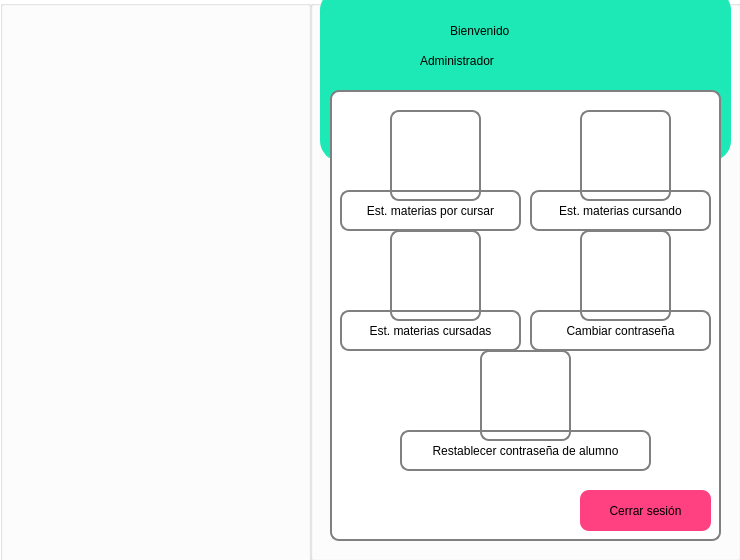
<?xml version="1.0" encoding="UTF-8"?>
<ui version="4.0">
 <class>administrador</class>
 <widget class="QDialog" name="administrador">
  <property name="geometry">
   <rect>
    <x>0</x>
    <y>0</y>
    <width>740</width>
    <height>560</height>
   </rect>
  </property>
  <property name="windowTitle">
   <string>Dialog</string>
  </property>
  <property name="windowIcon">
   <iconset resource="SRC.qrc">
    <normaloff>:/Images/1490820813-6_82408.png</normaloff>:/Images/1490820813-6_82408.png</iconset>
  </property>
  <property name="styleSheet">
   <string notr="true">background-color: rgb(255, 255, 255);</string>
  </property>
  <widget class="QGroupBox" name="groupBox_2">
   <property name="geometry">
    <rect>
     <x>310</x>
     <y>0</y>
     <width>431</width>
     <height>561</height>
    </rect>
   </property>
   <property name="styleSheet">
    <string notr="true">background-color: rgb(255, 255, 255);</string>
   </property>
   <property name="title">
    <string/>
   </property>
   <widget class="QLabel" name="label">
    <property name="geometry">
     <rect>
      <x>140</x>
      <y>10</y>
      <width>171</width>
      <height>41</height>
     </rect>
    </property>
    <property name="styleSheet">
     <string notr="true">font: 75 25pt &quot;Berlin Sans FB Demi&quot;;
background:transparent;

</string>
    </property>
    <property name="text">
     <string>Bienvenido </string>
    </property>
   </widget>
   <widget class="QLabel" name="label_3">
    <property name="geometry">
     <rect>
      <x>10</x>
      <y>0</y>
      <width>81</width>
      <height>81</height>
     </rect>
    </property>
    <property name="styleSheet">
     <string notr="true">background-color: transparent</string>
    </property>
    <property name="text">
     <string/>
    </property>
    <property name="pixmap">
     <pixmap resource="SRC.qrc">:/Images/pencils_120694.png</pixmap>
    </property>
    <property name="scaledContents">
     <bool>true</bool>
    </property>
   </widget>
   <widget class="QLabel" name="label_2">
    <property name="geometry">
     <rect>
      <x>110</x>
      <y>40</y>
      <width>221</width>
      <height>41</height>
     </rect>
    </property>
    <property name="styleSheet">
     <string notr="true">font: 75 25pt &quot;Berlin Sans FB Demi&quot;;
background:transparent;

</string>
    </property>
    <property name="text">
     <string>Administrador</string>
    </property>
   </widget>
   <widget class="QGroupBox" name="groupBox_4">
    <property name="geometry">
     <rect>
      <x>20</x>
      <y>90</y>
      <width>391</width>
      <height>451</height>
     </rect>
    </property>
    <property name="styleSheet">
     <string notr="true">background-color: rgb(255, 255, 255);
  border: 2px solid gray;
    border-radius: 9px;
    margin-top: 0.5em;</string>
    </property>
    <property name="title">
     <string/>
    </property>
    <widget class="QLabel" name="label_5">
     <property name="geometry">
      <rect>
       <x>10</x>
       <y>100</y>
       <width>181</width>
       <height>41</height>
      </rect>
     </property>
     <property name="styleSheet">
      <string notr="true">font: 75 12pt &quot;Berlin Sans FB Demi&quot;;</string>
     </property>
     <property name="text">
      <string>Est. materias por cursar</string>
     </property>
     <property name="alignment">
      <set>Qt::AlignCenter</set>
     </property>
    </widget>
    <widget class="QLabel" name="label_6">
     <property name="geometry">
      <rect>
       <x>200</x>
       <y>100</y>
       <width>181</width>
       <height>41</height>
      </rect>
     </property>
     <property name="styleSheet">
      <string notr="true">font: 75 12pt &quot;Berlin Sans FB Demi&quot;;</string>
     </property>
     <property name="text">
      <string>Est. materias cursando</string>
     </property>
     <property name="alignment">
      <set>Qt::AlignCenter</set>
     </property>
    </widget>
    <widget class="QLabel" name="label_7">
     <property name="geometry">
      <rect>
       <x>10</x>
       <y>220</y>
       <width>181</width>
       <height>41</height>
      </rect>
     </property>
     <property name="styleSheet">
      <string notr="true">font: 75 12pt &quot;Berlin Sans FB Demi&quot;;</string>
     </property>
     <property name="text">
      <string>Est. materias cursadas</string>
     </property>
     <property name="alignment">
      <set>Qt::AlignCenter</set>
     </property>
    </widget>
    <widget class="QLabel" name="label_8">
     <property name="geometry">
      <rect>
       <x>200</x>
       <y>220</y>
       <width>181</width>
       <height>41</height>
      </rect>
     </property>
     <property name="styleSheet">
      <string notr="true">font: 75 12pt &quot;Berlin Sans FB Demi&quot;;</string>
     </property>
     <property name="text">
      <string>Cambiar contraseña</string>
     </property>
     <property name="alignment">
      <set>Qt::AlignCenter</set>
     </property>
    </widget>
    <widget class="QLabel" name="label_9">
     <property name="geometry">
      <rect>
       <x>70</x>
       <y>340</y>
       <width>251</width>
       <height>41</height>
      </rect>
     </property>
     <property name="styleSheet">
      <string notr="true">font: 75 12pt &quot;Berlin Sans FB Demi&quot;;</string>
     </property>
     <property name="text">
      <string>Restablecer contraseña de alumno</string>
     </property>
     <property name="alignment">
      <set>Qt::AlignCenter</set>
     </property>
    </widget>
    <widget class="QLabel" name="label_10">
     <property name="geometry">
      <rect>
       <x>150</x>
       <y>260</y>
       <width>91</width>
       <height>91</height>
      </rect>
     </property>
     <property name="styleSheet">
      <string notr="true">background-color: transparent</string>
     </property>
     <property name="text">
      <string/>
     </property>
     <property name="pixmap">
      <pixmap resource="SRC.qrc">:/Images/internet_lock_locked_padlock_password_secure_security_icon_127100.png</pixmap>
     </property>
     <property name="scaledContents">
      <bool>true</bool>
     </property>
    </widget>
    <widget class="QLabel" name="label_11">
     <property name="geometry">
      <rect>
       <x>60</x>
       <y>140</y>
       <width>91</width>
       <height>91</height>
      </rect>
     </property>
     <property name="styleSheet">
      <string notr="true">background-color: transparent</string>
     </property>
     <property name="text">
      <string/>
     </property>
     <property name="pixmap">
      <pixmap resource="SRC.qrc">:/Images/check-form_116472.png</pixmap>
     </property>
     <property name="scaledContents">
      <bool>true</bool>
     </property>
    </widget>
    <widget class="QLabel" name="label_12">
     <property name="geometry">
      <rect>
       <x>250</x>
       <y>20</y>
       <width>91</width>
       <height>91</height>
      </rect>
     </property>
     <property name="styleSheet">
      <string notr="true">background-color: transparent</string>
     </property>
     <property name="text">
      <string/>
     </property>
     <property name="pixmap">
      <pixmap resource="SRC.qrc">:/Images/iconfinder-document03-1622833_121957.png</pixmap>
     </property>
     <property name="scaledContents">
      <bool>true</bool>
     </property>
    </widget>
    <widget class="QLabel" name="label_13">
     <property name="geometry">
      <rect>
       <x>250</x>
       <y>140</y>
       <width>91</width>
       <height>91</height>
      </rect>
     </property>
     <property name="styleSheet">
      <string notr="true">background-color: transparent</string>
     </property>
     <property name="text">
      <string/>
     </property>
     <property name="pixmap">
      <pixmap resource="SRC.qrc">:/Images/door_internet_key_lock_password_safe_security_icon_127075.png</pixmap>
     </property>
     <property name="scaledContents">
      <bool>true</bool>
     </property>
    </widget>
    <widget class="QLabel" name="label_14">
     <property name="geometry">
      <rect>
       <x>60</x>
       <y>20</y>
       <width>91</width>
       <height>91</height>
      </rect>
     </property>
     <property name="styleSheet">
      <string notr="true">background-color: transparent</string>
     </property>
     <property name="text">
      <string/>
     </property>
     <property name="pixmap">
      <pixmap resource="SRC.qrc">:/Images/test_102328.png</pixmap>
     </property>
     <property name="scaledContents">
      <bool>true</bool>
     </property>
    </widget>
    <widget class="QPushButton" name="Cerrar_Sesion">
     <property name="geometry">
      <rect>
       <x>250</x>
       <y>400</y>
       <width>131</width>
       <height>41</height>
      </rect>
     </property>
     <property name="mouseTracking">
      <bool>true</bool>
     </property>
     <property name="focusPolicy">
      <enum>Qt::ClickFocus</enum>
     </property>
     <property name="styleSheet">
      <string notr="true">background-color: #FF4081;
font: 14pt 75 &quot;Times New Roman&quot;;
border:none;
hover!pressed:border: 5px solid blue;
</string>
     </property>
     <property name="text">
      <string>Cerrar sesión</string>
     </property>
     <property name="flat">
      <bool>false</bool>
     </property>
    </widget>
    <widget class="QPushButton" name="Cambio">
     <property name="geometry">
      <rect>
       <x>254</x>
       <y>152</y>
       <width>81</width>
       <height>71</height>
      </rect>
     </property>
     <property name="styleSheet">
      <string notr="true">
       background:transparent;
       border:none;
       outline:none;
</string>
     </property>
     <property name="text">
      <string/>
     </property>
    </widget>
    <widget class="QPushButton" name="est_Materias_cursando">
     <property name="geometry">
      <rect>
       <x>250</x>
       <y>30</y>
       <width>91</width>
       <height>81</height>
      </rect>
     </property>
     <property name="styleSheet">
      <string notr="true">       background:transparent;
       border:none;
       outline:none;
</string>
     </property>
     <property name="text">
      <string/>
     </property>
    </widget>
    <widget class="QPushButton" name="Restablecer_contras">
     <property name="geometry">
      <rect>
       <x>150</x>
       <y>270</y>
       <width>91</width>
       <height>71</height>
      </rect>
     </property>
     <property name="styleSheet">
      <string notr="true">
       background:transparent;
       border:none;
       outline:none;</string>
     </property>
     <property name="text">
      <string/>
     </property>
    </widget>
   </widget>
   <widget class="QLabel" name="label_4">
    <property name="geometry">
     <rect>
      <x>340</x>
      <y>0</y>
      <width>81</width>
      <height>81</height>
     </rect>
    </property>
    <property name="styleSheet">
     <string notr="true">background-color: transparent</string>
    </property>
    <property name="text">
     <string/>
    </property>
    <property name="pixmap">
     <pixmap resource="SRC.qrc">:/Images/laptop-1_102326.png</pixmap>
    </property>
    <property name="scaledContents">
     <bool>true</bool>
    </property>
   </widget>
   <widget class="QLabel" name="label_16">
    <property name="geometry">
     <rect>
      <x>10</x>
      <y>-10</y>
      <width>411</width>
      <height>171</height>
     </rect>
    </property>
    <property name="styleSheet">
     <string notr="true">background-color: #1DE9B6;  
border: 1px solid #1DE9B6;
    border-radius: 20px;
    margin-top: 0.5em;</string>
    </property>
    <property name="text">
     <string/>
    </property>
   </widget>
   <zorder>label_16</zorder>
   <zorder>label</zorder>
   <zorder>label_3</zorder>
   <zorder>label_2</zorder>
   <zorder>groupBox_4</zorder>
   <zorder>label_4</zorder>
  </widget>
  <widget class="QGroupBox" name="groupBox">
   <property name="geometry">
    <rect>
     <x>0</x>
     <y>0</y>
     <width>311</width>
     <height>571</height>
    </rect>
   </property>
   <property name="styleSheet">
    <string notr="true"/>
   </property>
   <property name="title">
    <string/>
   </property>
   <widget class="QLabel" name="label_15">
    <property name="geometry">
     <rect>
      <x>-10</x>
      <y>110</y>
      <width>331</width>
      <height>321</height>
     </rect>
    </property>
    <property name="styleSheet">
     <string notr="true">background-color: transparent;
border:none;</string>
    </property>
    <property name="text">
     <string/>
    </property>
    <property name="pixmap">
     <pixmap resource="SRC.qrc">:/Images/system_102355.png</pixmap>
    </property>
    <property name="scaledContents">
     <bool>true</bool>
    </property>
   </widget>
  </widget>
 </widget>
 <resources>
  <include location="SRC.qrc"/>
 </resources>
 <connections/>
</ui>
